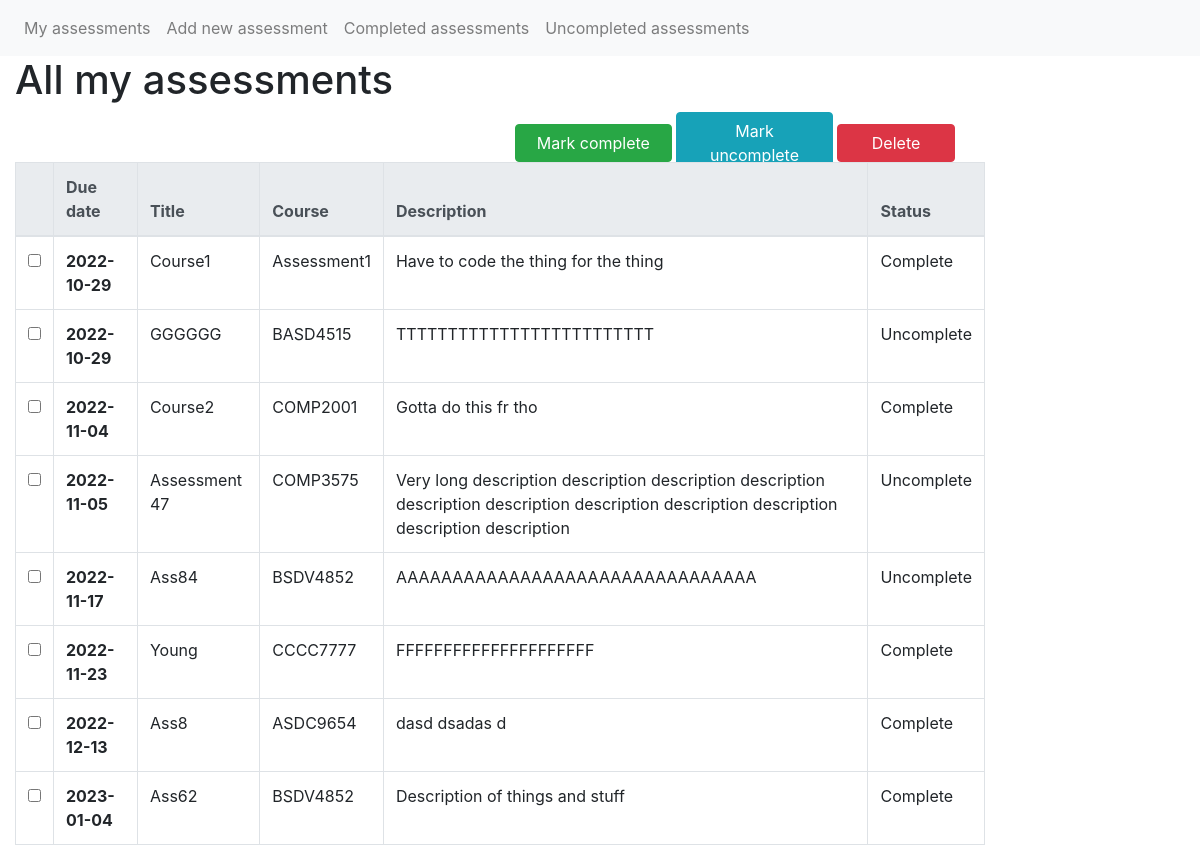
Before: / with the older database file.
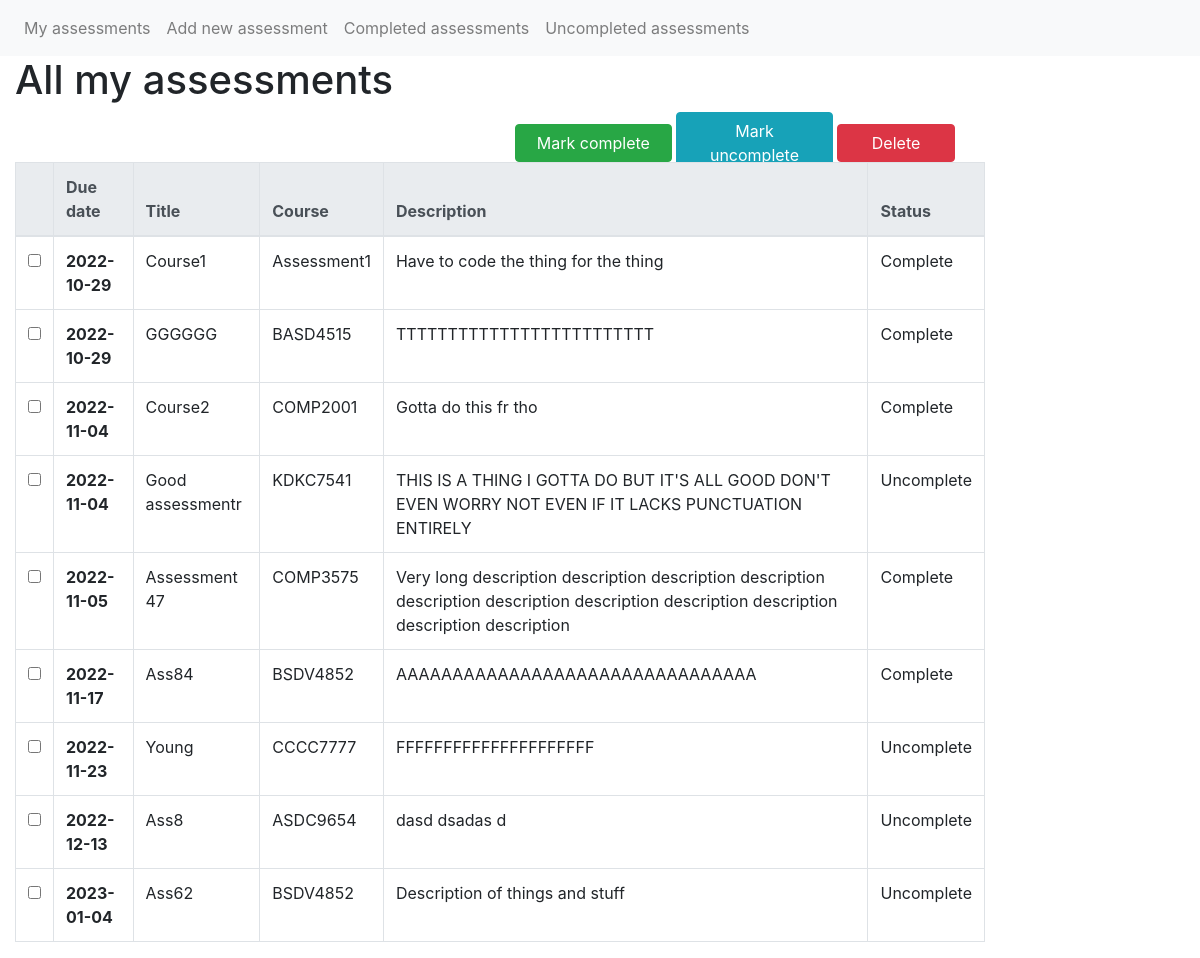
After: the same page with the newer database file.
### app/models.py (models this page shows)
class Assessment(db.Model):
    id = db.Column(db.Integer, primary_key=True)
    title = db.Column(db.String(50))
    code = db.Column(db.String(20))
    deadline = db.Column(db.Date)
    description = db.Column(db.String(1000))
    complete = db.Column(db.Boolean)

### app/views.py (the view)
@app.route('/', methods=['GET', 'POST'])
def home():
    return base('home', collect_assessments())

### app/views.py (called while the page is built)
def button_pressed(button):
    return button in request.form

def base(page, assessments):
    if button_pressed(f'{page}_button'):
        modify_selected(request.form[f'{page}_button']) # Button value corresponds to function name
        return redirect(url_for(page))
    return render_template(f'{page}.html', assessments=assessments)

def collect_assessments(complete=True, incomplete=True):
    return sorted([ass for ass in Assessment.query.all()
                   if ass.complete == complete
                   or ass.complete != incomplete], key=lambda x: x.deadline)

### app/templates/home.html
{% extends "table.html" %}
{% block title %}
<h1>All my assessments</h1>
{% endblock %}
{% block buttons %}
<button type="submit" name="home_button" value="mark_complete" class="btn btn-success col-4">Mark
    complete</button>
<button type="submit" name="home_button" value="mark_uncomplete" class="btn btn-info col-4">Mark
    uncomplete</button>
<button type="submit" name="home_button" value="delete" class="btn btn-danger col-3">Delete</button>
{% endblock %}

### app/templates/table.html (shortened to what this page needs)
{% include "base.html" %}
{% block content %}
<div class="container-fluid">
    <div class="row">
        <div class="col-6">
            {% block title %}{% endblock %}
        </div>
    </div>
    <body>
        <form action="" method="post">
            <div class="row">
                <div class="col-5 offset-5" style="height: 50px">
                    {% block buttons %}{% endblock %}
                </div>
            </div>
            <div class="row">
                <div class="col-10">
                    <table class="table table-hover table-bordered">
                        <thead class="thead-light">
                            <tr>
                                <th scope="col"></th>
                                <th scope="col">Due date</th>
                                <th scope="col">Title</th>
                                <th scope="col">Course</th>
                                <th class="col-6">Description</th>
                                <th scope="col">Status</th>
                            </tr>
                        </thead>
                        <tbody>
                            {% for ass in assessments %}
                            <tr>
                                <td><input type="checkbox" name="assessment_id" , value="{{ ass.id }}"></td>
                                <th scope=" row">{{ ass.deadline }}</th>
                                <td>{{ ass.title }}</td>
                                <td>{{ ass.code }}</td>
                                <td>{{ ass.description }}</td>
                                <td>
                                    {% if ass.complete %}
                                    Complete
                                    {% else %}
                                    Uncomplete
                                    {% endif %}
                                </td>
                            </tr>
                            {% endfor %}
                        </tbody>
                    </table>
                </div>
        </form>
    </body>
</div>
{% endblock %}

### app/templates/base.html (shortened to what this page needs)
<!DOCTYPE html>
<html>
<head>
  <link rel="stylesheet" href="https://stackpath.bootstrapcdn.com/bootstrap/4.2.1/css/bootstrap.min.css"
>
</head>
<body>
  <nav class="navbar navbar-expand-sm navbar-light bg-light">
    <div class="collapse navbar-collapse" id="navbarSupportedContent">
      <ul class="navbar-nav mr-auto">
        <li class="nav-item"><a class="nav-link" href="/">My assessments<span class="sr-only">(current)</span></a></li>
        <li class="nav-item"><a class="nav-link" href="/add">Add new assessment</a></li>
        <li class="nav-item"><a class="nav-link" href="/complete">Completed assessments</a></li>
        <li class="nav-item"><a class="nav-link" href="/incomplete">Uncompleted assessments</a></li>
      </ul>
    </div>
  </nav>
</body>
</html>

Changed rows visible on the page:
changed Assessment "GGGGGG": complete "Uncomplete" → "Complete"
added Assessment: deadline "2022-11-04", title "Good assessmentr", code "KDKC7541", description "THIS IS A THING I GOTTA DO BUT IT'S ALL GOOD DON'T EVEN WORRY NOT EVEN IF IT LACKS PUNCTUATION ENTIRELY", complete "Uncomplete"
changed Assessment "Assessment 47": complete "Uncomplete" → "Complete"
changed Assessment "Ass84": complete "Uncomplete" → "Complete"
changed Assessment "Young": complete "Complete" → "Uncomplete"
changed Assessment "Ass8": complete "Complete" → "Uncomplete"
changed Assessment "Ass62": complete "Complete" → "Uncomplete"
